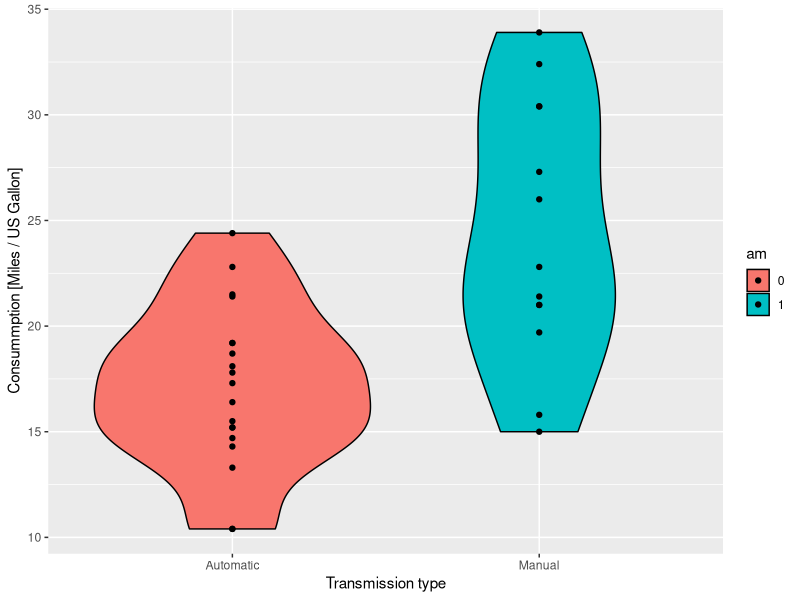
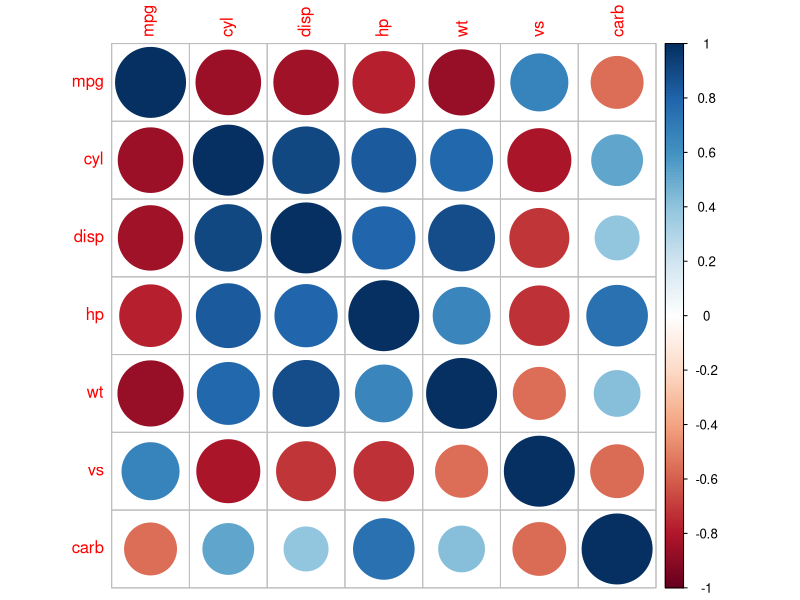
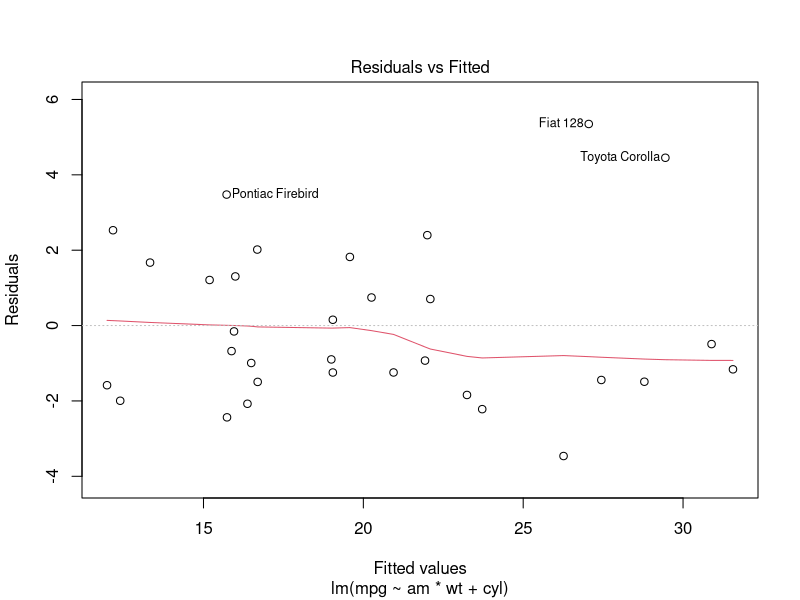
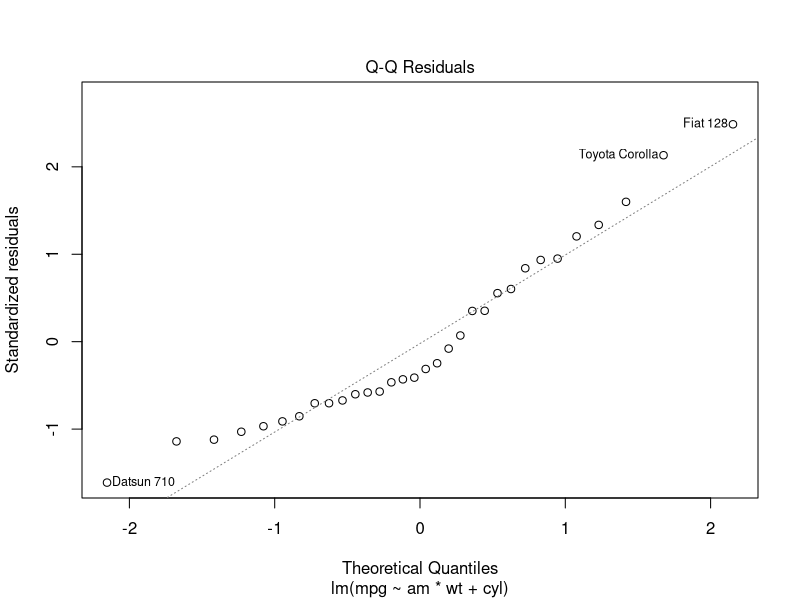
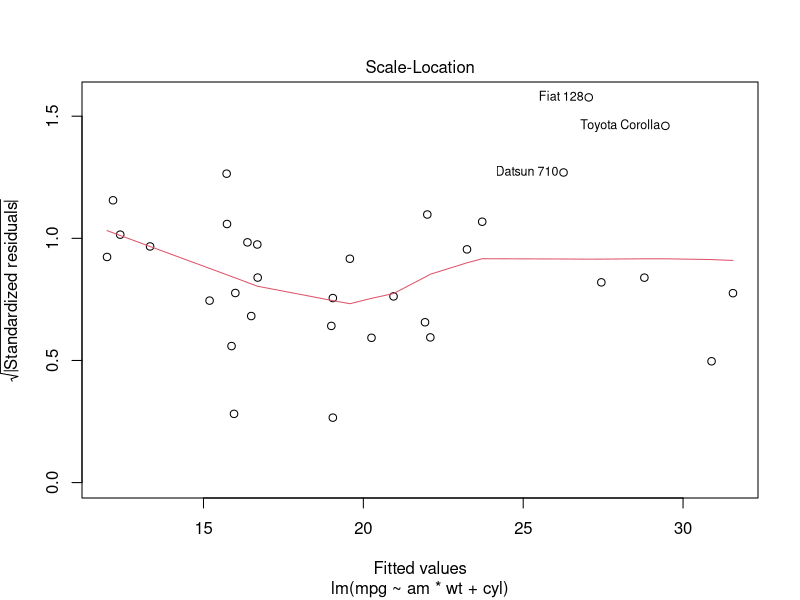
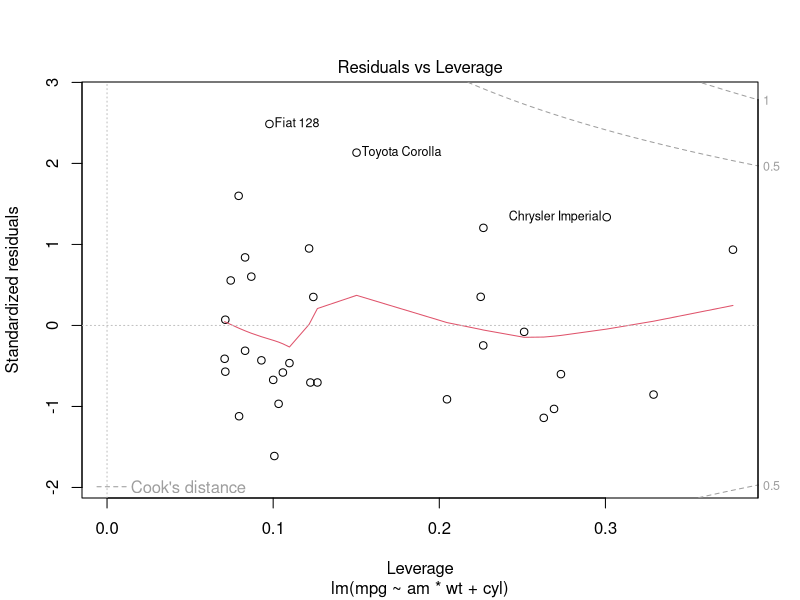
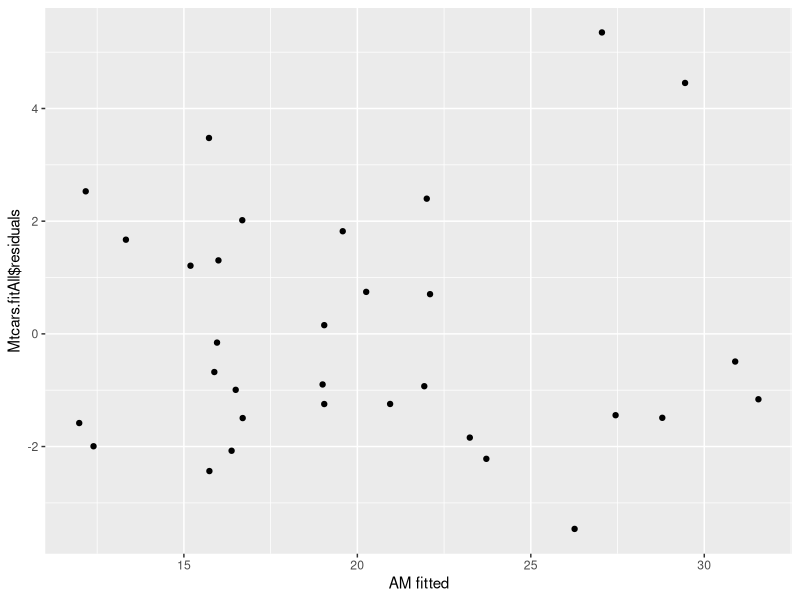
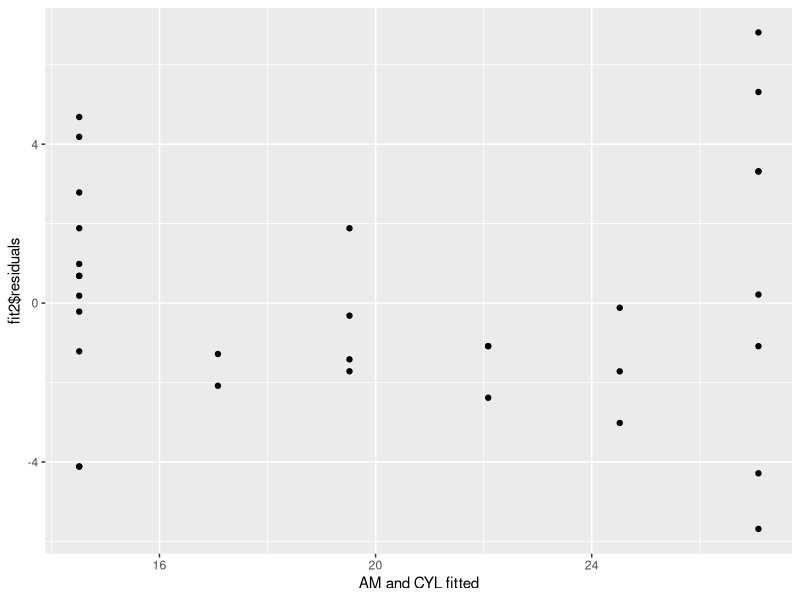

The R source for these figures, in order:
## ---- chunk 1
knitr::opts_chunk$set(echo = TRUE)
## ---- chunk 2
nonFactorVars <- c("mpg","cyl","disp","hp","wt","vs","carb")
factorVars <- c("am")
# save into a local variable the dataframe
Mtcars.df <- mtcars[,c(nonFactorVars,factorVars)]
# coerce the categorical variables rappresented as numerical into R factor variables
Mtcars.df[factorVars] <- lapply(Mtcars.df[factorVars], factor)

head(Mtcars.df,5)
## ---- chunk 3
library(ggplot2)

g1 <- ggplot(Mtcars.df,aes(x = am, y = mpg, fill = am))
g1 <- g1 + geom_violin(color = "black")
g1 <- g1 + scale_x_discrete(breaks=c("0","1"),
                            labels=c("Automatic", "Manual"))
g1 <- g1 + geom_point()
g1 <- g1 + xlab("Transmission type")
g1 <- g1 + ylab("Consummption [Miles / US Gallon]")
g1
## ---- chunk 4
library(corrplot)

M <- cor(Mtcars.df[nonFactorVars])
corrplot(M, method="circle")
## ---- chunk 5
Mtcars.fitSimple <- lm(mpg ~ am, Mtcars.df)
## ---- chunk 6
summary(Mtcars.fitSimple)
## ---- chunk 7
fit1 <- lm(mpg ~ am, Mtcars.df)
fit2 <- lm(mpg ~ am + disp, Mtcars.df)
fit3 <- lm(mpg ~ am + disp + cyl, Mtcars.df)
fit4 <- lm(mpg ~ am + disp + cyl + hp, Mtcars.df)
fit5 <- lm(mpg ~ am + disp + cyl + hp + wt, Mtcars.df)
## ---- chunk 8
anova(fit1, fit2, fit3, fit4, fit5)
## ---- chunk 9
fit1 <- lm(mpg ~ am, Mtcars.df)
fit2 <- lm(mpg ~ am + wt, Mtcars.df)
fit3 <- lm(mpg ~ am + wt + cyl, Mtcars.df)
fit4 <- lm(mpg ~ am + wt + cyl + hp, Mtcars.df)
anova(fit1, fit2, fit3, fit4)

Mtcars.fitAll <- lm(mpg ~ am * wt + cyl, Mtcars.df)
summary(Mtcars.fitAll)

plot(Mtcars.fitAll)
## ---- chunk 10
library(ggplot2)
g1 <- ggplot(Mtcars.df,aes(Mtcars.fitAll$fitted.values,Mtcars.fitAll$residuals))
g1 <- g1 + geom_point()
g1 <- g1 + xlab("AM fitted")
g1

#centering variable
Mtcars.df$cyl.c <- Mtcars.df$cyl - median(Mtcars.df$cyl)
fit2 <- lm(mpg ~ am + cyl.c, Mtcars.df)
summary(fit2)

g2 <- ggplot(Mtcars.df,aes(fit2$fitted.values,fit2$residuals))
g2 <- g2 + geom_point()
g2 <- g2 + xlab("AM and CYL fitted")
g2

Mtcars.df$disp.c <- Mtcars.df$disp - mean(Mtcars.df$disp)
fit3 <- lm(mpg ~ am + disp.c, Mtcars.df)
summary(fit3)

g3 <- ggplot(Mtcars.df,aes(fit3$fitted.values,fit3$residuals))
g3 <- g3 + geom_point()
g3 <- g3 + xlab("AM and DISP fitted")
g3

pt(q = coef(summary(Mtcars.fitAll))[1,3],df = 29,lower.tail = FALSE)
## ---- chunk 11
str(Mtcars.df)

library(GGally) 

g = ggpairs(Mtcars.df, lower = list(continuous = "smooth", discrete = "facetbar", combo = "dot_no_facet"),columns = c(nonFactorVars, factorVars), showStrips = TRUE, axisLabels = "show")
g

g <- ggplot(Mtcars.df,aes(x = disp, y = mpg, color = am))
g <- g + geom_point()
g
## ---- chunk 12
fit <- lm(mpg ~ am + hp + wt + cyl, mtcars)

summary(fit)

## ---- chunk 13
fit <- lm(mpg ~ am + hp + wt, mtcars)
fitCyl <- lm(mpg ~ am + hp + wt + cyl, mtcars)
fitDisp <- lm(mpg ~ am + hp + wt + disp, mtcars)

anova(fit, fitCyl)
anova(fit, fitDisp)

